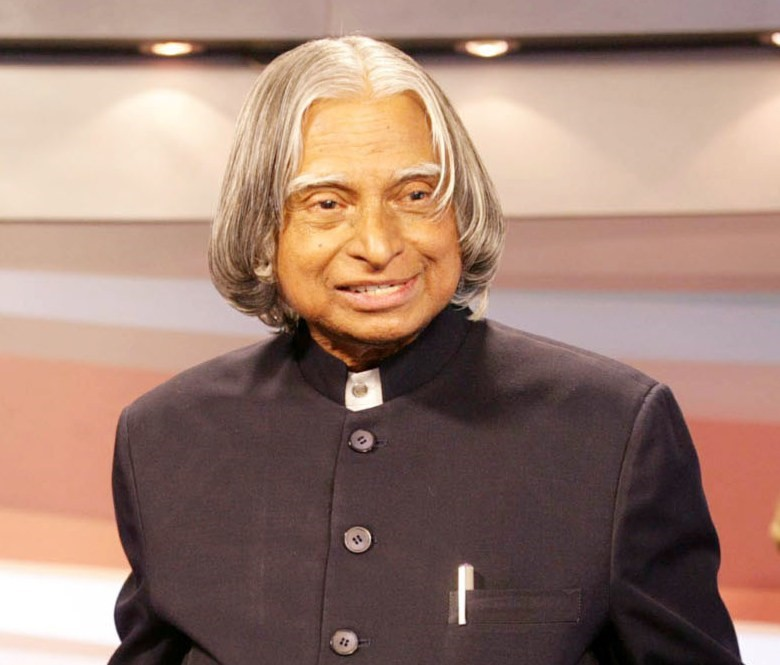
#> input picture kalam.jpg, 780 x 665 px, found by its file name
$ jupyter execute Facedetection.ipynb   (shell and % lines are left out)
#> lines starting #> are read from the running program, lines starting #| are printed output that depends on the picture; after the words box and inside, x2 and y2 are one past the last pixel; in counts of white or black regions, pixels touching at a corner belong together; pictures that were not available may be replaced by others from this repository, and a replacement may not be noted
**HAAR Cascade Classifiers**

Object Detection using Haar feature-based cascade classifiers is an effective object detection method. It is a machine learning based approach where a cascade function is trained from a lot of positive and negative images. It is then used to detect objects in other images.

for more details refer this link

https://docs.opencv.org/3.4/db/d28/tutorial_cascade_classifier.html

**Import Library**

[cell 1]
import cv2
import numpy as np

[cell 2]
from google.colab.patches import cv2_imshow

[cell 3]
from matplotlib import pyplot as plt
import cv2

[cell 4]
## Step:1 make classifier object of haarcascade_frontalface_default.xml
face_classifier = cv2.CascadeClassifier('/content/drive/My Drive/haarcascade_frontalface_default.xml')

# Step:2 Load image
image = cv2.imread('/content/drive/My Drive/kalam.jpg', cv2.IMREAD_UNCHANGED)
#> image is the input picture: shape (665, 780, 3); mean B, G, R 113.8, 126.3, 156.6

# Step:3 Our classifier returns the ROI of the detected face as a tuple
# It stores the top left coordinate and the bottom right coordiantes
faces = face_classifier.detectMultiScale(image)
#> faces = [[263, 118, 213, 213]]

[cell 5]
# Step: 4 When no faces detected, face_classifier returns 'no faces found'
if faces is ():
    print("No faces found")

[cell 6]
# Step 5 :Draw a rectangle over each face in faces
for (x,y,w,h) in faces: # x, y :- coordinate and w & h are width and height
                        #initial limit, upper limit, color coordinate
    cv2.rectangle(image, (x,y),(x+w,y+h),(127,0,255),2)
#> this loop made 1 pass
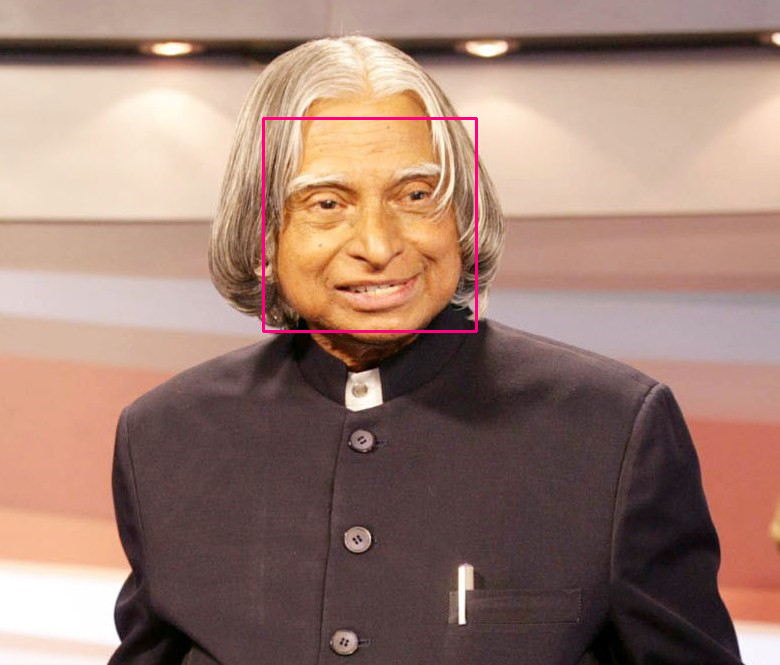
#> image: shape (665, 780, 3); 0.49% of pixels changed, all inside (x1, y1, x2, y2) = (262, 117, 478, 333)

[cell 7]
plt.imshow(image)
plt.show()

[cell 8]
## Step:1 make eye classifier object of haarcascade_eye.xml
## Step:1 make classifier object of haarcascade_frontalface_default.xml
face_classifier = cv2.CascadeClassifier('/content/drive/My Drive/haarcascade_frontalface_default.xml')
eye_classifier = cv2.CascadeClassifier('/content/drive/My Drive/haarcascade_eye.xml')

[cell 9]
# Load image from Google Colab
img = cv2.imread('/content/drive/My Drive/sharukh.webp', cv2.IMREAD_UNCHANGED)
gray = cv2.cvtColor(img, cv2.COLOR_BGR2GRAY)
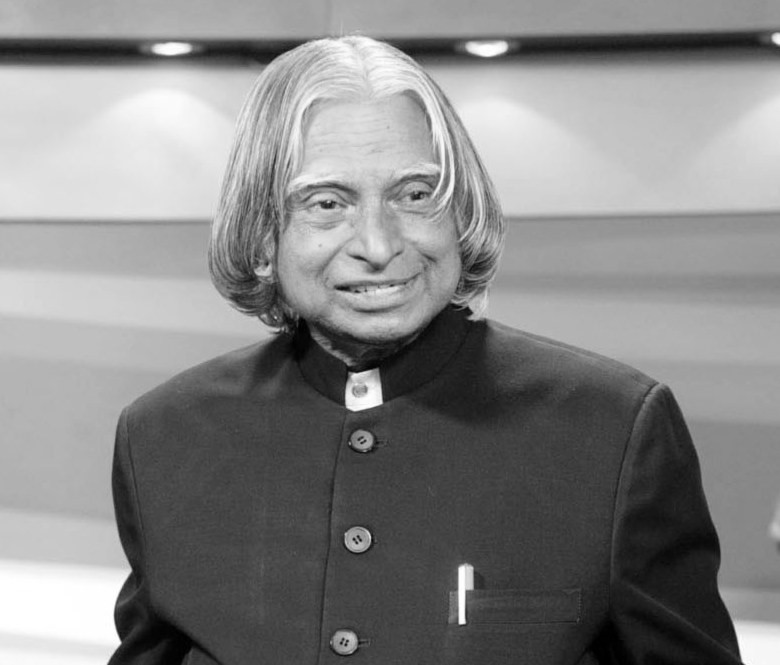
#> gray: shape (665, 780); min 0, max 255, mean 133.9

faces = face_classifier.detectMultiScale(gray, 1.3, 5)
#> faces = [[263, 118, 218, 218]]

# When no faces detected, face_classifier returns and empty tuple
if faces is ():
    print("No Face Found")

for (x,y,w,h) in faces:
    cv2.rectangle(img,(x,y),(x+w,y+h),(127,0,255),2)
    roi_gray = gray[y:y+h, x:x+w]
    roi_color = img[y:y+h, x:x+w]
    eyes = eye_classifier.detectMultiScale(roi_gray)
#> this loop made 1 pass
#> (x, y, w, h, eyes) on pass 1: (263, 118, 218, 218, [[28, 53, 70, 70], [113, 36, 80, 80]])
#> pass 1, `roi_gray = gray[y:y+h, x:x+w]`:
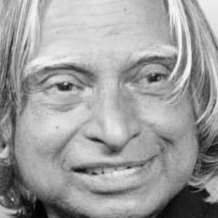
#> roi_gray: shape (218, 218); min 1, max 249, mean 157.6
#> pass 1, `roi_color = img[y:y+h, x:x+w]`:
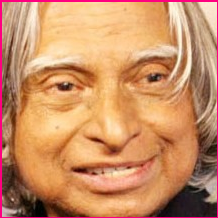
#> roi_color: shape (218, 218, 3); mean B, G, R 101.4, 143, 202.7
#> after the loop:
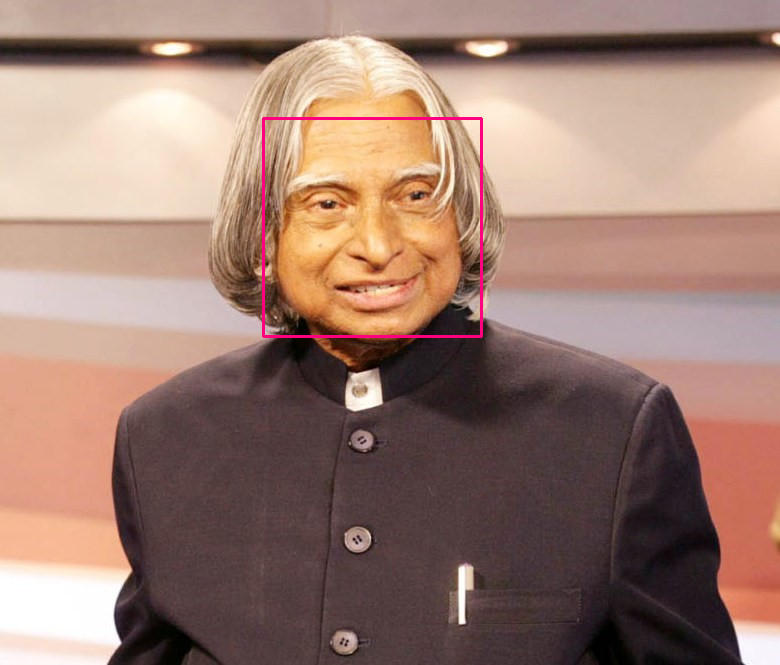
#> img: shape (665, 780, 3); 0.5% of pixels changed, all inside (x1, y1, x2, y2) = (262, 117, 483, 338)
for (ex,ey,ew,eh) in eyes:
        cv2.rectangle(roi_color,(ex,ey),(ex+ew,ey+eh),(255,255,0),2)
        plt.imshow(img)
        plt.show()
#> this loop made 2 passes
#> (ex, ey, ew, eh) on passes 1 to 2: (28, 53, 70, 70), (113, 36, 80, 80)
#> pass 1, `plt.show()`:
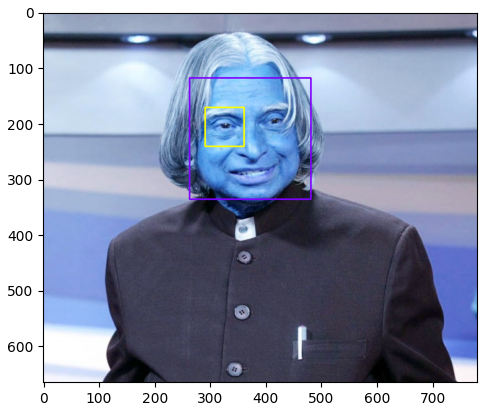
#> figure drawn by matplotlib, 1 panel; B, G, R data is drawn as R, G, B
#> after the loop:
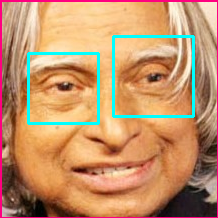
#> roi_color: shape (218, 218, 3); 3.77% of pixels changed, all inside (x1, y1, x2, y2) = (27, 35, 195, 125)
